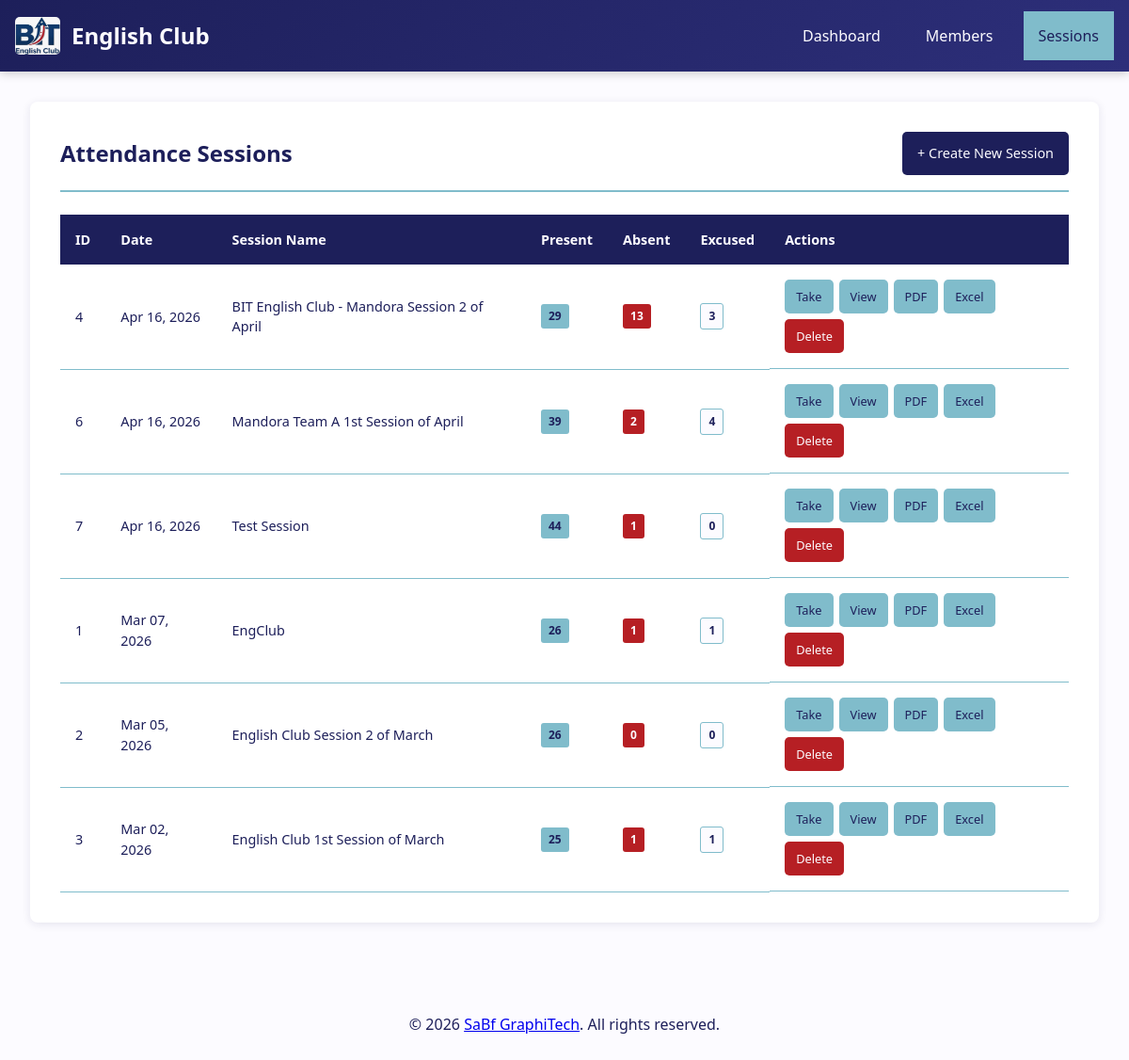
The app's page /?page=sessions with its own data.
### tables this page shows
CREATE TABLE `attendance_sessions` (
  `id` int NOT NULL AUTO_INCREMENT,
  `session_date` date NOT NULL,
  `session_name` varchar(100) NOT NULL,
  `created_at` timestamp NULL DEFAULT CURRENT_TIMESTAMP,
  `session_time` time DEFAULT NULL,
  `session_team` varchar(100) DEFAULT NULL,
  PRIMARY KEY (`id`)
);

### config/database.php (called while the page is built, shortened)
<?php
class Database {
    private static $instance = null;
    private $connection;
    private $host = 'localhost';
    private $dbname = 'english_club';
    private $username = 'root';
    private $password = 'sabf2005';
    private $charset = 'utf8mb4';
    private function __construct() {
        $dsn = "mysql:host={$this->host};dbname={$this->dbname};charset={$this->charset}";
        $options = [
            PDO::ATTR_ERRMODE => PDO::ERRMODE_EXCEPTION,
            PDO::ATTR_DEFAULT_FETCH_MODE => PDO::FETCH_ASSOC,
            PDO::ATTR_EMULATE_PREPARES => false,
            PDO::ATTR_PERSISTENT => true,
        ];
        try {
            $this->connection = new PDO($dsn, $this->username, $this->password, $options);
        } catch (PDOException $e) {
            throw new PDOException("Database connection failed: " . $e->getMessage(), (int)$e->getCode());
        }
    }
    public static function getInstance() {
        if (self::$instance === null) {
            self::$instance = new self();
        }
        return self::$instance;
    }
    public function query($sql, $params = []) {
        try {
            $stmt = $this->connection->prepare($sql);
            $stmt->execute($params);
            return $stmt;
        } catch (PDOException $e) {
            throw new PDOException("Query failed: " . $e->getMessage(), (int)$e->getCode());
        }
    }
}

### controllers/AttendanceController.php (called while the page is built, shortened)
<?php
require_once __DIR__ . '/../models/AttendanceSession.php';
class AttendanceController {
    private $sessionModel;
    public function __construct() {
        $this->sessionModel = new AttendanceSession();
    }
    public function sessionIndex() {
        $sessions = $this->sessionModel->getAll();
        foreach ($sessions as &$session) {
            $stats = $this->sessionModel->getWithStats($session['id']);
        }
        return $sessions;
    }
}

### models/AttendanceSession.php (called while the page is built, shortened)
<?php
require_once __DIR__ . '/../config/database.php';
class AttendanceSession {
    private $db;
    public function __construct() {
        $this->db = Database::getInstance();
    }
    public function getAll() {
        $sql = "SELECT * FROM attendance_sessions ORDER BY session_date DESC";
        $stmt = $this->db->query($sql);
        return $stmt->fetchAll();
    }
    public function getWithStats($id) {
        $sql = "SELECT
                    s.*,
                    COUNT(DISTINCT ar.member_id) as total_records,
                    SUM(CASE WHEN ar.status = 'present' THEN 1 ELSE 0 END) as present_count,
                    SUM(CASE WHEN ar.status = 'absent' THEN 1 ELSE 0 END) as absent_count,
                    SUM(CASE WHEN ar.status = 'excused' THEN 1 ELSE 0 END) as excused_count
                FROM attendance_sessions s
                LEFT JOIN attendance_records ar ON s.id = ar.session_id
                WHERE s.id = ?
                GROUP BY s.id";
        $stmt = $this->db->query($sql, [$id]);
        return $stmt->fetch();
    }
}

### views/sessions/index.php (the view, shortened to what this page needs)
<div class="card">
    <div class="card-header">
        <h2 class="card-title">Attendance Sessions</h2>
        <a href="?page=sessions&action=create" class="btn btn-primary">+ Create New Session</a>
    </div>
    <?php if (empty($sessions)): ?>
        <div class="empty-state">
            <div class="empty-state-title">No Sessions Found</div>
            <div class="empty-state-description">
                Start tracking attendance by creating your first session.
            </div>
            <div class="empty-state-action">
                <a href="?page=sessions&action=create" class="btn btn-primary">Create First Session</a>
            </div>
        </div>
    <?php else: ?>
        <div class="table-responsive">
            <table>
                <thead>
                    <tr>
                        <th>ID</th>
                        <th>Date</th>
                        <th>Session Name</th>
                        <th>Present</th>
                        <th>Absent</th>
                        <th>Excused</th>
                        <th>Actions</th>
                    </tr>
                </thead>
                <tbody>
                    <?php foreach ($sessions as $session): ?>
                        <tr>
                            <td><?= htmlspecialchars($session['id'] ?? '') ?></td>
                            <td><?= htmlspecialchars(date('M d, Y', strtotime($session['session_date'] ?? 'now'))) ?></td>
                            <td><?= htmlspecialchars($session['session_name'] ?? '') ?></td>
                            <td>
                                <span class="badge badge-present">
                                    <?= $session['present_count'] ?? 0 ?>
                                </span>
                            </td>
                            <td>
                                <span class="badge badge-absent">
                                    <?= $session['absent_count'] ?? 0 ?>
                                </span>
                            </td>
                            <td>
                                <span class="badge badge-excused">
                                    <?= $session['excused_count'] ?? 0 ?>
                                </span>
                            </td>
                            <td class="actions">
                                <a href="?page=sessions&action=take&id=<?= $session['id'] ?? 0 ?>" class="btn btn-success btn-sm">
                                    Take
                                </a>
                                <a href="?page=sessions&action=view&id=<?= $session['id'] ?? 0 ?>" class="btn btn-secondary btn-sm">
                                    View
                                </a>
                                <a href="?page=sessions&action=export&id=<?= $session['id'] ?? 0 ?>&format=pdf" class="btn btn-secondary btn-sm">
                                    PDF
                                </a>
                                <a href="?page=sessions&action=export&id=<?= $session['id'] ?? 0 ?>&format=excel" class="btn btn-secondary btn-sm">
                                    Excel
                                </a>
                                <a href="?page=sessions&action=delete&id=<?= $session['id'] ?? 0 ?>"
                                   class="btn btn-danger btn-sm"
                                   onclick="return confirm('Are you sure you want to delete this session and all its records?')">
                                    Delete
                                </a>
                            </td>
                        </tr>
                    <?php endforeach; ?>
                </tbody>
            </table>
        </div>
    <?php endif; ?>
</div>

### assets/css/style.css (style rules this page uses)
*, *::before, *::after { box-sizing: border-box; }
body { font-family: 'Segoe UI', Tahoma, Geneva, Verdana, sans-serif; background-color: #FCFBFF; margin: 0; padding: 0; line-height: 1.5; color: #1D1F5A; }
.card { background: white; border-radius: 8px; box-shadow: 0 2px 10px rgba(29, 31, 90, 0.1); padding: 1rem; margin-bottom: 1rem; width: 100%; }
.card-header { display: flex; flex-direction: column; gap: 0.75rem; margin-bottom: 1rem; padding-bottom: 0.75rem; border-bottom: 2px solid #80BCCB; align-items: flex-start; }
.card-title { font-size: 1.25rem; color: #1D1F5A; margin: 0; }
.btn { padding: 0.75rem 1rem; border: none; border-radius: 5px; cursor: pointer; font-size: 0.9rem; text-decoration: none; display: inline-flex; align-items: center; justify-content: center; transition: all 0.3s; min-height: 44px; min-width: 44px; box-sizing: border-box; }
.btn-sm { padding: 0.5rem 0.75rem; font-size: 0.8rem; min-height: 36px; min-width: auto; }
.btn-primary { background: #1D1F5A; color: #FCFBFF; }
.btn-success { background: #80BCCB; color: #1D1F5A; }
.btn-danger { background: #B61F24; color: #FCFBFF; }
.btn-secondary { background: #80BCCB; color: #1D1F5A; }
.table-responsive { overflow-x: auto; -webkit-overflow-scrolling: touch; margin: 0 -1rem; padding: 0 1rem; }
table { width: 100%; border-collapse: collapse; min-width: 600px; }
table th { background: #1D1F5A; color: #FCFBFF; padding: 0.75rem; text-align: left; font-size: 0.85rem; white-space: nowrap; }
table td { padding: 0.75rem; border-bottom: 1px solid #80BCCB; font-size: 0.9rem; }
.actions { display: flex; flex-wrap: wrap; gap: 0.375rem; }
.badge { padding: 0.25rem 0.5rem; border-radius: 3px; font-size: 0.75rem; font-weight: bold; display: inline-block; }
.badge-present { background: #80BCCB; color: #1D1F5A; }
.badge-absent { background: #B61F24; color: #FCFBFF; }
.badge-excused { background: #FCFBFF; color: #1D1F5A; border: 1px solid #80BCCB; }
@media (min-width: 768px) { .card { padding: 1.5rem; margin-bottom: 1.5rem; } }
@media (min-width: 768px) { .card-header { flex-direction: row; justify-content: space-between; align-items: center; margin-bottom: 1.5rem; padding-bottom: 1rem; } }
@media (min-width: 768px) { .card-title { font-size: 1.5rem; } }
@media (min-width: 1024px) { .card { padding: 2rem; margin-bottom: 2rem; } }
@media (min-width: 1024px) { table th, table td { padding: 1rem; } }
@media (min-width: 1024px) { table th { font-size: 0.9rem; } }

### records on screen
attendance_sessions: id "4", session_date "Apr 16, 2026", session_name "BIT English Club - Mandora Session 2 of April", present_count "29", absent_count "13", excused_count "3"
attendance_sessions: id "6", session_date "Apr 16, 2026", session_name "Mandora Team A 1st Session of April", present_count "39", absent_count "2", excused_count "4"
attendance_sessions: id "7", session_date "Apr 16, 2026", session_name "Test Session", present_count "44", absent_count "1", excused_count "0"
attendance_sessions: id "1", session_date "Mar 07, 2026", session_name "EngClub", present_count "26", absent_count "1", excused_count "1"
attendance_sessions: id "2", session_date "Mar 05, 2026", session_name "English Club Session 2 of March", present_count "26", absent_count "0", excused_count "0"
attendance_sessions: id "3", session_date "Mar 02, 2026", session_name "English Club 1st Session of March", present_count "25", absent_count "1", excused_count "1"
